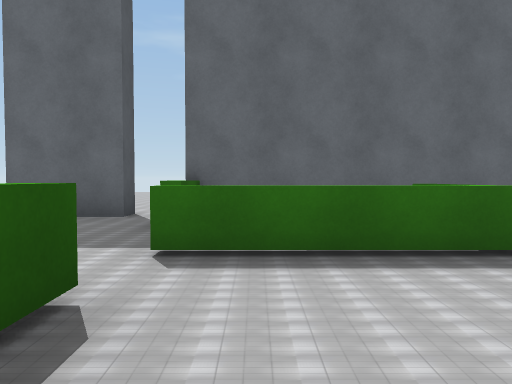
View 1 (above)

24 first-person views from a walk through a scene from a Unity 3-D project. The camera is 1.2 m above the floor, tilts 2° down and sees 70° across. Doors are open. The floor is counted in squares, 2 m on a side. Each view is taken from the middle of a square. On the plan, view 1 faces up. The plan holds only what a view shows up to about 10 squares ahead; the rest is blank. The place goes on beyond the plan. Some surface patterns are stand-ins.

View 2
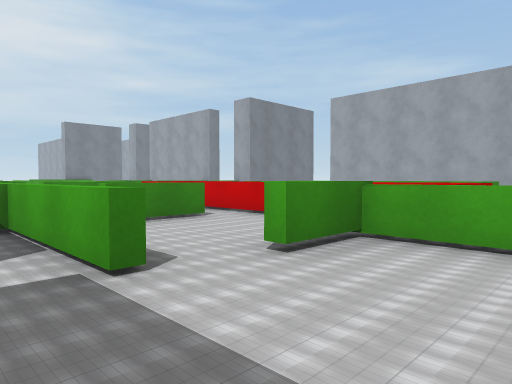

View 3
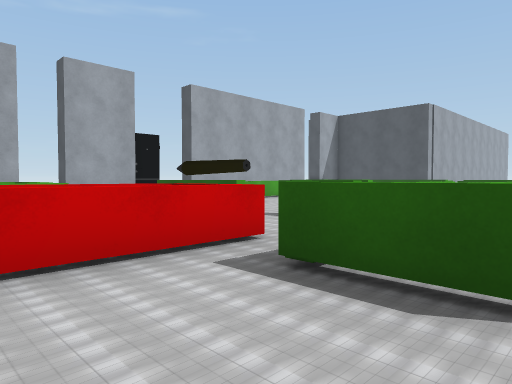

View 4
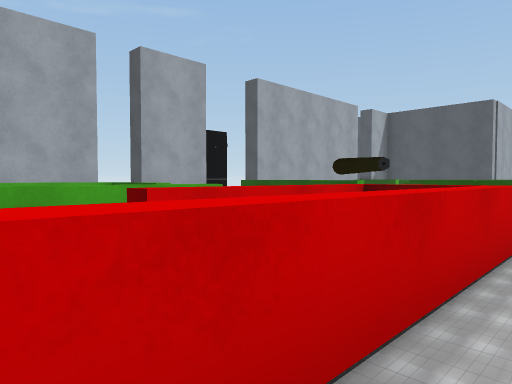

View 5
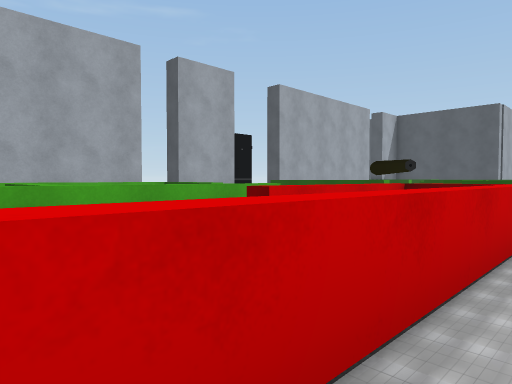

View 6
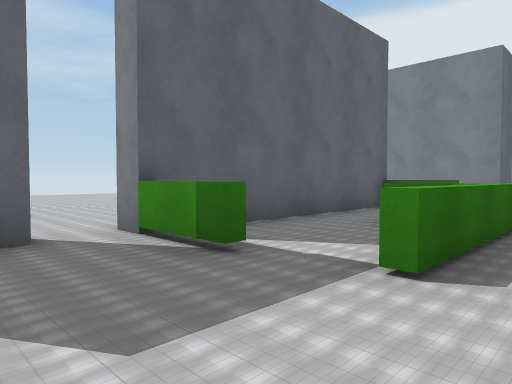

View 7
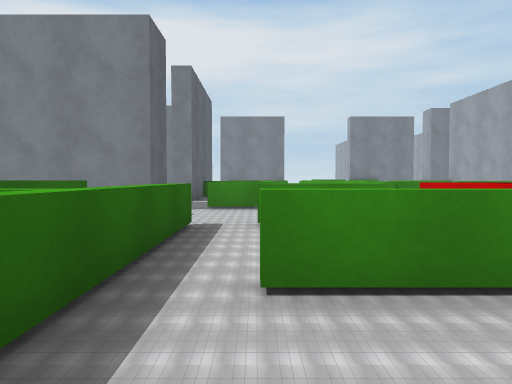

View 8
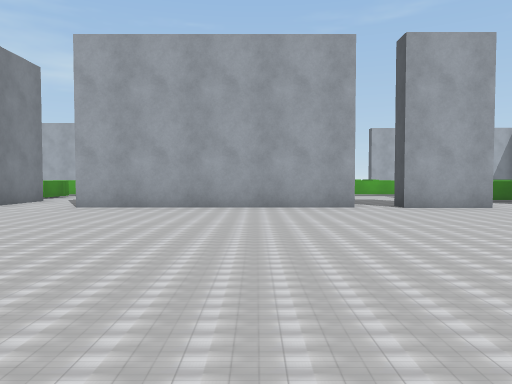

View 9
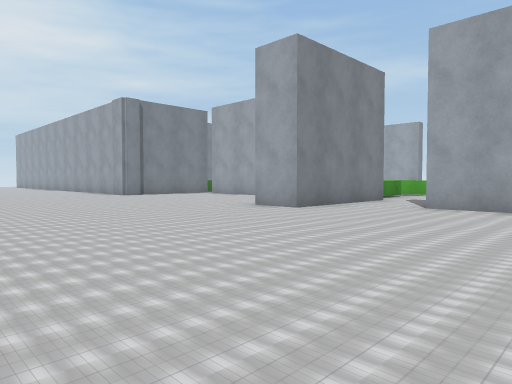

View 10
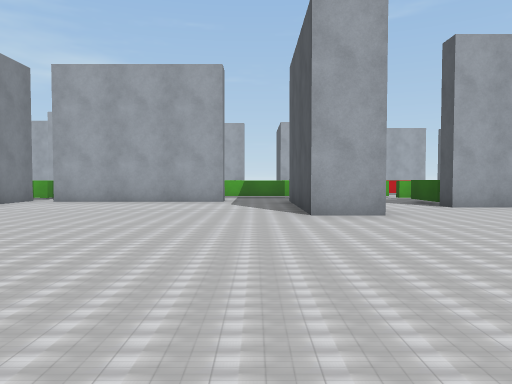

View 11
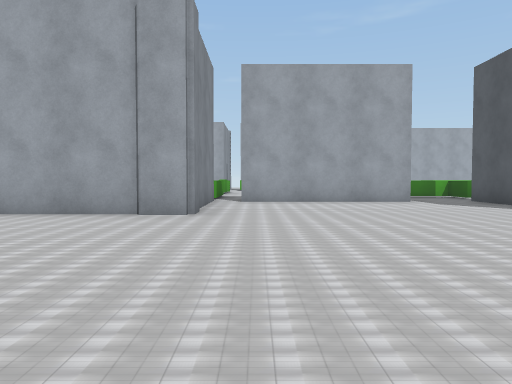

View 12
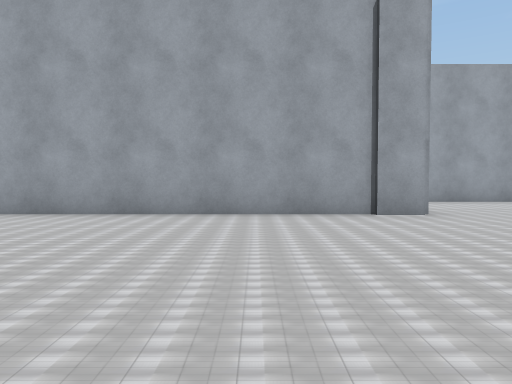

View 13
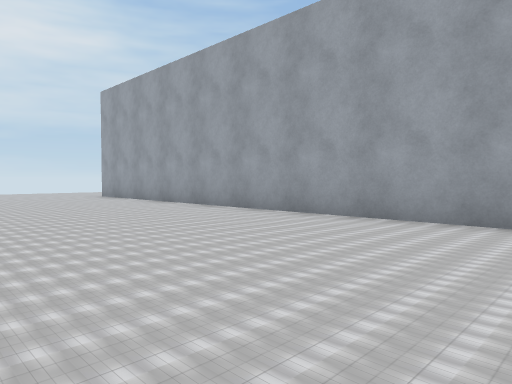

View 14
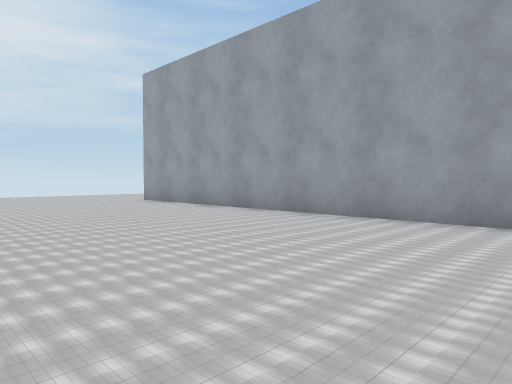

View 15
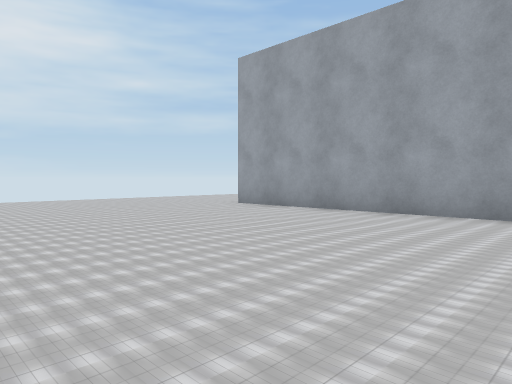

View 16
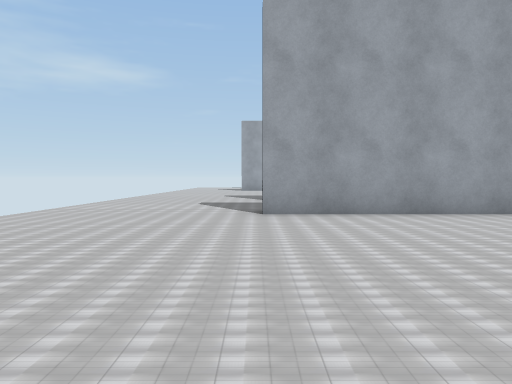

View 17
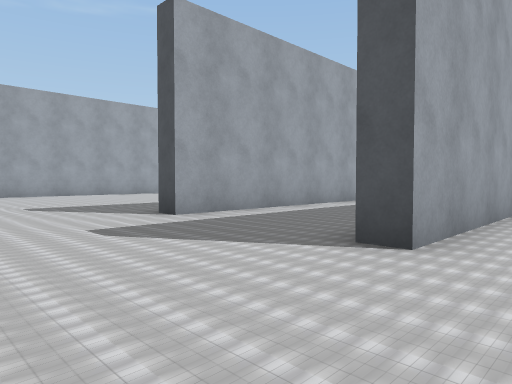

View 18
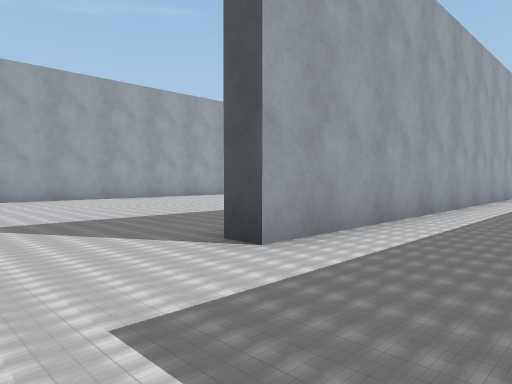

View 19
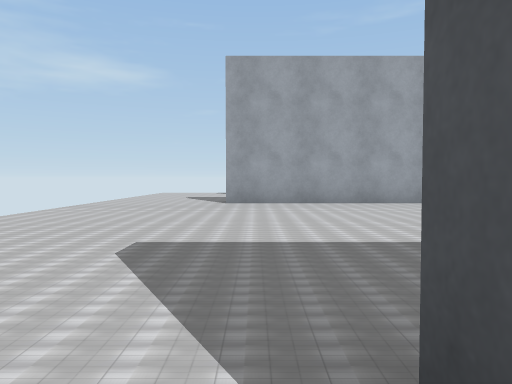

View 20
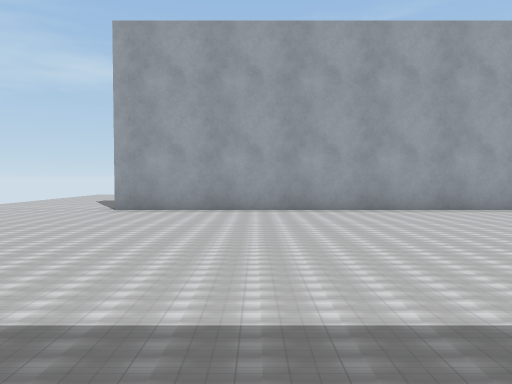

View 21
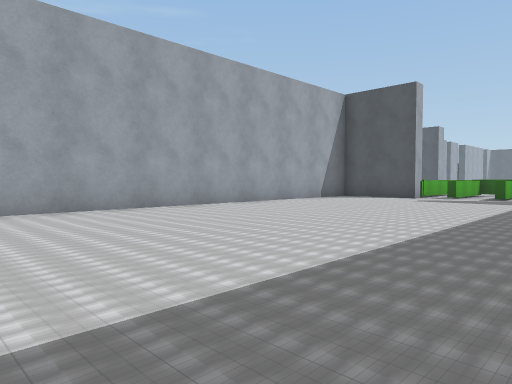

View 22
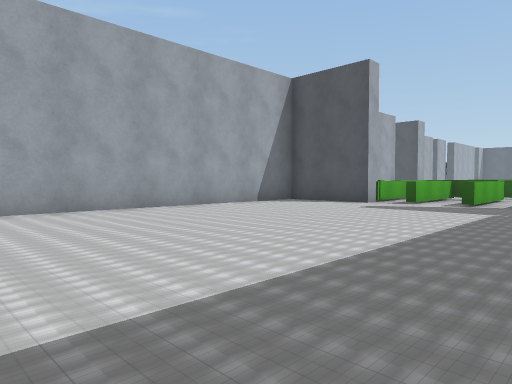

View 23
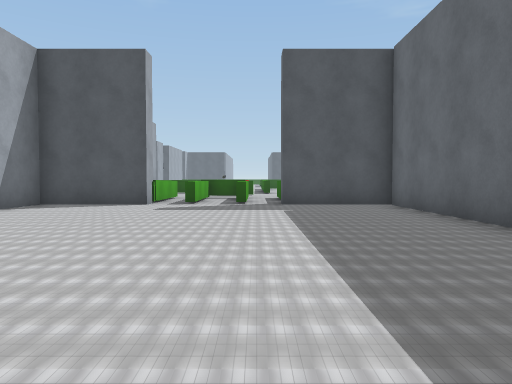

View 24
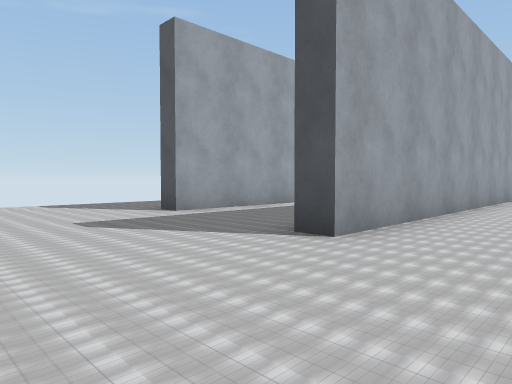

### Floor plan
Key: @ floor where view 1 was taken; # wall or solid block; . floor; D open door; ^ raised ledge.
Columns run from 3 left of view 1 to 36 right of it. Each row starts with its distance up from view 1.
 14     .....   .    .   .      ....   .
 13    ...........  ... .................
 12   ......................................
 11   ......................................
 10 .......................................
  9 ........................................
  8 ..........##............................
  7 ..........##.......################.....
  6 #DD#####DDD#.......#            ........
  5 ..^.....^.##.......#         ...........
  4 .....^  ..#DDD####D       ..............
  3 ...^^^^^.....        ##############...
  2 ...........^         #................
  1 ..^..^  ^            #................
  0  ..@...            ^^#.................
 -1  .^^^^^^^^ ^^      .....................
 -2  #^^.  ^^          ^^#..................
 -3 ## ^^^              ^#..................
 -4      ^       ^       #..................
 -5   ^          ^       ###############....
 -6   ^^^^                             .....
 -7                                   ......
 -8 #DD###                           .......
 -9                                 ####...
-10                                    ....
-11                                   .....
-12                                   ....

Positions as (right, up) in squares from view 1, and headings:
1: (0, 0), facing up
2: (-3, 4), facing down-right
3: (1, 2), facing down-left
4: (2, 0), facing down-left
5: (3, 0), facing down-left
6: (-3, 2), facing up-right
7: (0, 2), facing right
8: (1, 14), facing down
9: (2, 14), facing down-right
10: (9, 14), facing down
11: (14, 14), facing down
12: (18, 14), facing down
13: (19, 13), facing down-right
14: (22, 13), facing down-right
15: (25, 14), facing down-right
16: (32, 14), facing down
17: (35, 9), facing down-left
18: (34, 6), facing down-left
19: (32, 4), facing down
20: (30, 2), facing down
21: (30, 2), facing down-left
22: (27, 2), facing down-left
23: (27, 0), facing left
24: (36, -3), facing down-left
